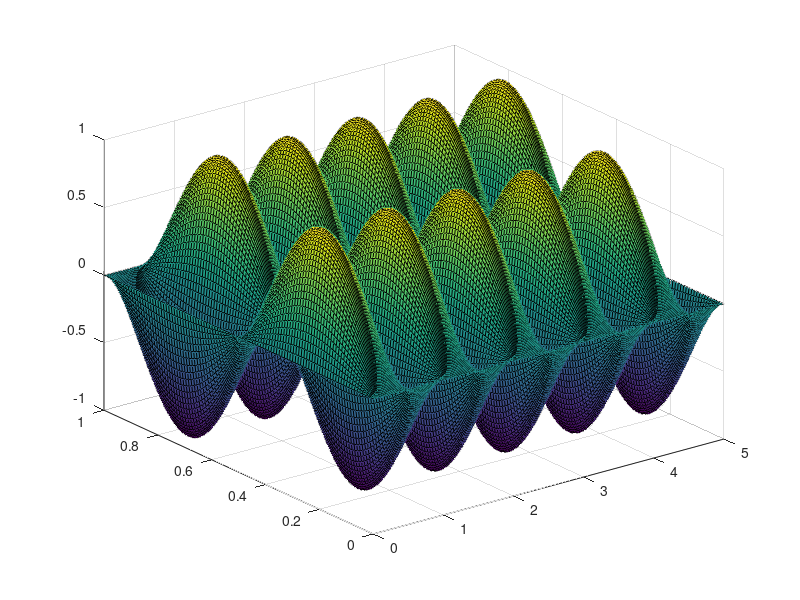

MATLAB code to generate this figure:
clear all, close all, clc, format compact;

[x,y]=meshgrid([0:.01:5],[0:.01:1]);

z=((sin(2.*pi.*x)).*(sin(2.*pi.*y)));

h=surf(x,y,z);
